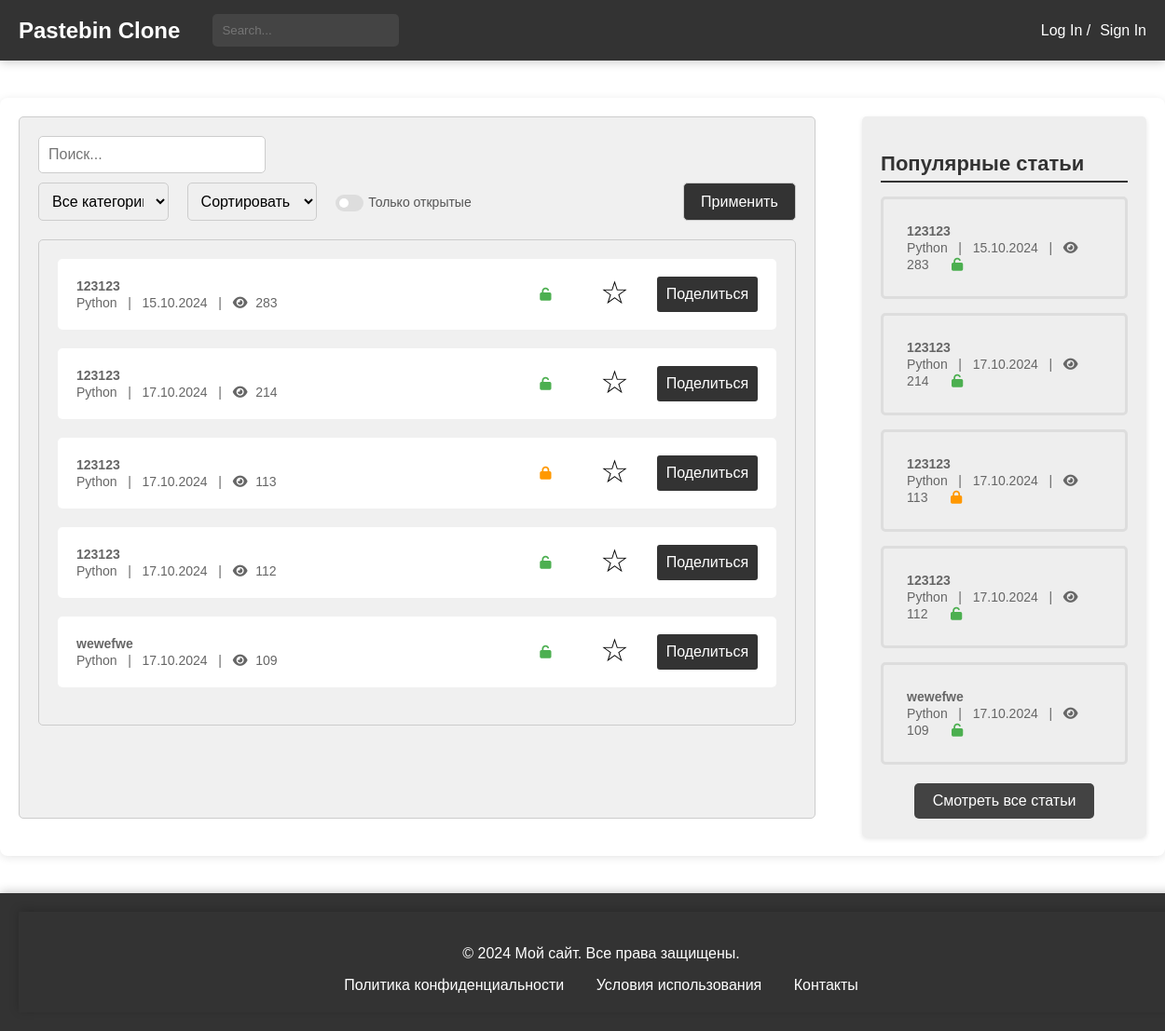
Before: /posts_check/ with the older database file.
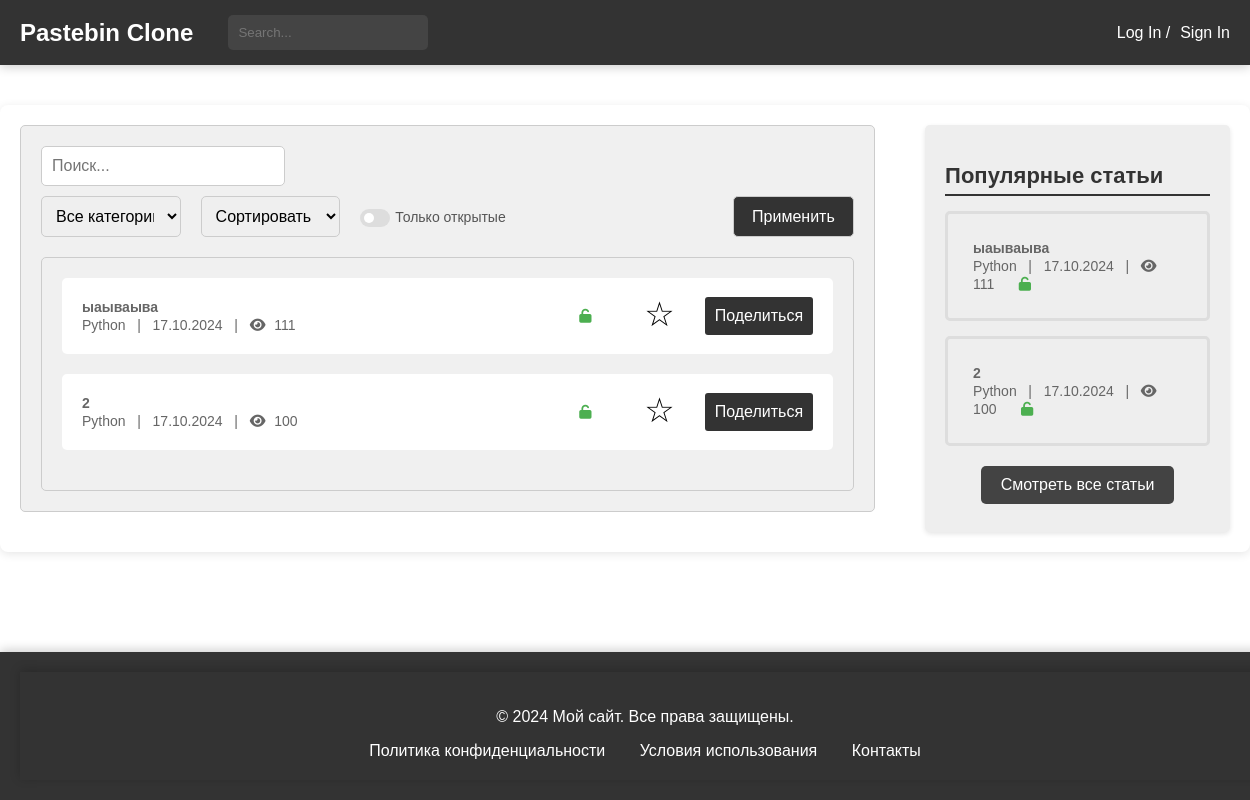
After: the same page with the newer database file.
### blog/models.py (models this page shows, shortened)
class Paste(models.Model):
    ACCESS_STATUS_CHOICES = [
        (0, 'Private'),
        (1, 'Public'),
        (2, 'Draft'),
    ]
    TIME_LIVE_CHOICES = [
        (None, 'Никогда'),
        (timedelta(minutes=2), 'Через 2 минуты'),
        (timedelta(hours=1), 'Через 1 час'),
        (timedelta(days=1), 'Через 1 день'),
        (timedelta(weeks=1), 'Через 1 неделю'),
    ]
    title = models.CharField(max_length=200)
    content = models.TextField()
    author = models.ForeignKey(User, on_delete=models.CASCADE)
    created_at = models.DateTimeField(auto_now_add=True)
    updated_at = models.DateTimeField(auto_now=True)
    slug = models.UUIDField(default=uuid.uuid4, editable=False, unique=True)
    tags = models.ManyToManyField(Tag, related_name='posts')
    category = models.ForeignKey(Category, on_delete=models.SET_NULL, null=True)
    access_status = models.IntegerField(choices=ACCESS_STATUS_CHOICES, default=1)
    time_live = models.DurationField(null=True, blank=True)
    password = models.CharField(max_length=100, null=True, blank=True)
    is_delete_after_read = models.BooleanField(default=False)
    views_count = models.PositiveIntegerField(default=100)
    def get_absolute_url(self):
        return reverse('blog:post-detail', kwargs={'slug': self.slug})
    def get_formatted_created_at(self):
        return self.created_at.strftime('%d.%m.%Y')
    class Meta:
        verbose_name = 'Паста'
        verbose_name_plural = 'Паста'

class Category(models.Model):
    name = models.CharField(max_length=30, unique=True)
    parent = models.ForeignKey(
        'self',
        on_delete=models.CASCADE,
        null=True, blank=True,
        related_name='subcategories'
    )
    def __str__(self):
        return self.name
    class Meta:
        verbose_name = 'Категория'
        verbose_name_plural = 'Категории'

### blog/views.py (the view)
# urls.py: path('posts_check/', views.posts_check, name='posts-check'),
def posts_check(request):
    posts = Paste.objects.all()
    popular_posts = Paste.objects.order_by('-views_count')[:5]
    categories = Category.objects.all()
    category = request.GET.get('category')
    sort_by = request.GET.get('sort')
    access_status = request.GET.get('access_status')
    has_password = request.GET.get('has_password')
    search_query = request.GET.get('search', '')
    posts = sort_and_filter(posts, category, sort_by, access_status, has_password, search_query)
    return render(request, 'blog/posts.html', {
        'posts': posts,
        'popular_posts': popular_posts,
        'categories': categories,
        'selected_category': category,
        'selected_sort': sort_by,
        'has_password': has_password,
        'search_query': search_query
    })

### general/context_processors.py (called while the page is built)
def unread_counts(request):
    if request.user.is_authenticated:
        unread_messages_count = Messages.objects.filter(user=request.user, is_checked=False).count()
        unread_notifications_count = Notifications.objects.filter(user=request.user, is_checked=False).count()
    else:
        unread_messages_count = 0
        unread_notifications_count = 0
    return {
        'unread_messages_count': unread_messages_count,
        'unread_notifications_count': unread_notifications_count,
    }

### blog/templates/blog/posts.html (shortened to what this page needs)
{% extends 'blog/temps/base.html' %}
{% load static %}
{% block head %}
<link rel="stylesheet" type="text/css" href="{% static 'css/posts.css' %}">
<link rel="stylesheet" href="https://cdnjs.cloudflare.com/ajax/libs/font-awesome/4.7.0/css/font-awesome.min.css">
{% endblock %}
{% block content %}
<main>
    <div class="main-container">
        <div class="post-filter">
            <form method="get" action="{% url 'blog:posts-check' %}">
                <input type="search" name="search" placeholder="Поиск..." value="{{ search_query }}">
                <div style="display: flex; justify-content: space-between; margin-top: 10px;">
                    <select name="category" style="width: 35%;">
                        <option value="">Все категории</option>
                    </select>
                    <select name="sort" style="width: 35%; margin-left: 20px;">
                        <option value="">Сортировать по</option>
                    </select>
                    <div class="checkbox-container">
                        <label for="has_password">
                            <span>Только открытые</span>
                            <span></span>
                            <span></span>
                        </label>
                    </div>
                    <button type="submit" style="margin-left: 227px;">Применить</button>
                </div>
            </form>
            <div class="post-list">
                <ul>
                    {% for post in posts %}
                    <li class="post-item">
                        <div class="post-details">
                            <a href="{% url 'blog:post-detail' post.slug %}">
                                <span class="article-title">{{ post.title }}</span>
                                <br>
                                <span class="article-meta">{{ post.category }} &nbsp; | &nbsp; {{ post.get_formatted_created_at }} &nbsp; | &nbsp;
                        <i class="fa fa-eye"></i> <span class="view-count">{{ post.views_count }}</span></span>
                            </a>
                        </div>
                        <div class="post-actions">
                            {% if post.password %}
                            <span class="post-lock"><i class="fa fa-lock" aria-hidden="true"
                                                       style="color: #FF9800;"></i></span>
                            {% else %}
                            <span class="post-lock"><i class="fa fa-unlock" aria-hidden="true"
                                                       style="color: #4CAF50;"></i></span>
                            {% endif %}
                            <span class="post-favorite" data-post-slug="{{ post.slug }}"
                                  onclick="toggleFavorite(this, '{{ post.slug }}')">
                                <span class="star" id="favorite-star"
                                      style="color: {% if post in user.favorites.all %}#FFD700{% else %}black{% endif %};">
                                    {% if post in user.favorites.all %}★{% else %}☆{% endif %}
                                </span>
                            </span>
                            <button class="post-share-button" onclick="copyToClipboard('{{ post.get_absolute_url }}')">
                                Поделиться
                            </button>
                        </div>
                    </li>
                    {% endfor %}
                </ul>
            </div>
        </div>
        {% include 'blog/temps/popular_posts.html' %}
    </div>
</main>
{% endblock %}

### blog/templates/blog/temps/popular_posts.html
{% load static %}
<head>
    <link rel="stylesheet" type="text/css" href="{% static 'css/popular_posts.css' %}">
    <link rel="stylesheet" href="https://cdnjs.cloudflare.com/ajax/libs/font-awesome/6.0.0-beta3/css/all.min.css">
</head>
<div class="right-block">
    <h2>Популярные статьи</h2>
    <ul>
        {% for popular_post in popular_posts %}
        <li>
            <a href="{% url 'blog:post-detail' popular_post.slug %}">
                <span class="article-title">{{popular_post.title}}</span>
                <br>
                <span class="article-meta">{{ popular_post.category }} &nbsp; | &nbsp; {{ popular_post.get_formatted_created_at }} &nbsp; |  &nbsp;
                                    <i class="fa fa-eye"></i> <span
                            class="view-count">{{popular_post.views_count}}</span></span>
                {% if popular_post.password %}
                <span><i class="fa fa-lock" aria-hidden="true" style="color: #FF9800;"></i></span>
                {% else %}
                <span><i class="fa fa-unlock" aria-hidden="true" style="color: #4CAF50;"></i></span>
                {% endif %}
            </a>
        </li>
        {% endfor %}
    </ul>
     <div class="all-posts-link">
        <a href="{% url 'blog:posts-check' %}">Смотреть все статьи</a>
    </div>
</div>

Changed rows visible on the page:
removed Paste: title "123123", category "Python", get_formatted_created_at "15.10.2024", views_count "283"
removed Paste: title "123123", category "Python", get_formatted_created_at "17.10.2024", views_count "214"
removed Paste: title "123123", category "Python", get_formatted_created_at "17.10.2024", views_count "113"
removed Paste: title "123123", category "Python", get_formatted_created_at "17.10.2024", views_count "112"
removed Paste: title "wewefwe", category "Python", get_formatted_created_at "17.10.2024", views_count "109"
added Paste: title "ыаываыва", category "Python", get_formatted_created_at "17.10.2024", views_count "111"
added Paste: title "2", category "Python", get_formatted_created_at "17.10.2024", views_count "100"
